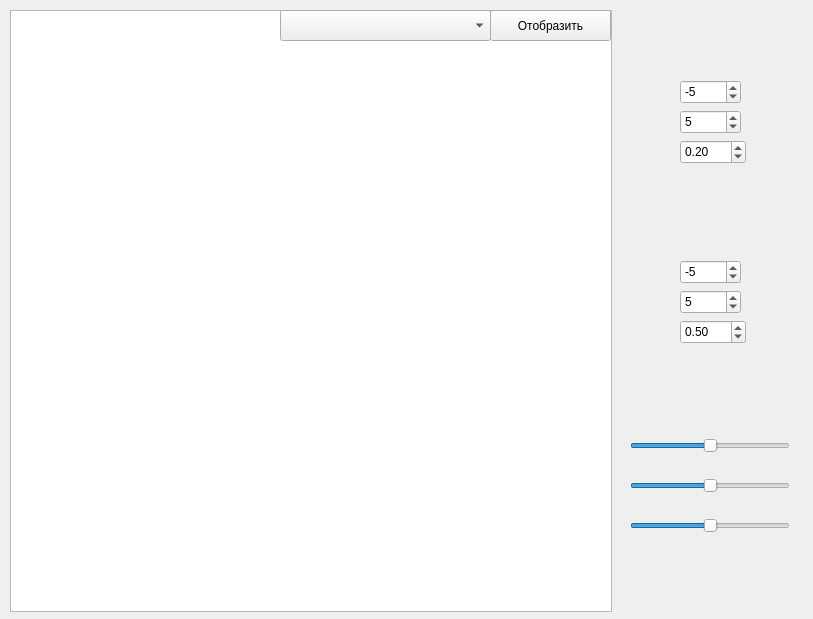
<?xml version="1.0" encoding="UTF-8"?>
<ui version="4.0">
 <class>MainWindow</class>
 <widget class="QMainWindow" name="MainWindow">
  <property name="geometry">
   <rect>
    <x>0</x>
    <y>0</y>
    <width>813</width>
    <height>619</height>
   </rect>
  </property>
  <property name="windowTitle">
   <string>Отсечение отрезков выпуклым отсекателем</string>
  </property>
  <widget class="QWidget" name="centralwidget">
   <widget class="QGraphicsView" name="view">
    <property name="geometry">
     <rect>
      <x>10</x>
      <y>10</y>
      <width>602</width>
      <height>602</height>
     </rect>
    </property>
   </widget>
   <widget class="QPushButton" name="draw">
    <property name="geometry">
     <rect>
      <x>490</x>
      <y>10</y>
      <width>121</width>
      <height>31</height>
     </rect>
    </property>
    <property name="text">
     <string>Отобразить</string>
    </property>
   </widget>
   <widget class="QComboBox" name="funcs">
    <property name="geometry">
     <rect>
      <x>280</x>
      <y>10</y>
      <width>211</width>
      <height>31</height>
     </rect>
    </property>
   </widget>
   <widget class="QSlider" name="x_angle">
    <property name="geometry">
     <rect>
      <x>630</x>
      <y>430</y>
      <width>160</width>
      <height>31</height>
     </rect>
    </property>
    <property name="minimum">
     <number>-180</number>
    </property>
    <property name="maximum">
     <number>180</number>
    </property>
    <property name="value">
     <number>0</number>
    </property>
    <property name="orientation">
     <enum>Qt::Horizontal</enum>
    </property>
   </widget>
   <widget class="QSlider" name="y_angle">
    <property name="geometry">
     <rect>
      <x>630</x>
      <y>470</y>
      <width>160</width>
      <height>31</height>
     </rect>
    </property>
    <property name="minimum">
     <number>-180</number>
    </property>
    <property name="maximum">
     <number>180</number>
    </property>
    <property name="value">
     <number>0</number>
    </property>
    <property name="orientation">
     <enum>Qt::Horizontal</enum>
    </property>
   </widget>
   <widget class="QSlider" name="z_angle">
    <property name="geometry">
     <rect>
      <x>630</x>
      <y>510</y>
      <width>160</width>
      <height>31</height>
     </rect>
    </property>
    <property name="minimum">
     <number>-180</number>
    </property>
    <property name="maximum">
     <number>180</number>
    </property>
    <property name="value">
     <number>0</number>
    </property>
    <property name="orientation">
     <enum>Qt::Horizontal</enum>
    </property>
   </widget>
   <widget class="QDoubleSpinBox" name="step_x">
    <property name="geometry">
     <rect>
      <x>680</x>
      <y>140</y>
      <width>66</width>
      <height>24</height>
     </rect>
    </property>
    <property name="singleStep">
     <double>0.010000000000000</double>
    </property>
    <property name="value">
     <double>0.200000000000000</double>
    </property>
   </widget>
   <widget class="QDoubleSpinBox" name="step_z">
    <property name="geometry">
     <rect>
      <x>680</x>
      <y>320</y>
      <width>66</width>
      <height>24</height>
     </rect>
    </property>
    <property name="singleStep">
     <double>0.010000000000000</double>
    </property>
    <property name="value">
     <double>0.500000000000000</double>
    </property>
   </widget>
   <widget class="QSpinBox" name="min_x">
    <property name="geometry">
     <rect>
      <x>680</x>
      <y>80</y>
      <width>61</width>
      <height>24</height>
     </rect>
    </property>
    <property name="minimum">
     <number>-50</number>
    </property>
    <property name="maximum">
     <number>50</number>
    </property>
    <property name="value">
     <number>-5</number>
    </property>
   </widget>
   <widget class="QSpinBox" name="max_x">
    <property name="geometry">
     <rect>
      <x>680</x>
      <y>110</y>
      <width>61</width>
      <height>24</height>
     </rect>
    </property>
    <property name="minimum">
     <number>-50</number>
    </property>
    <property name="maximum">
     <number>50</number>
    </property>
    <property name="value">
     <number>5</number>
    </property>
   </widget>
   <widget class="QSpinBox" name="min_z">
    <property name="geometry">
     <rect>
      <x>680</x>
      <y>260</y>
      <width>61</width>
      <height>24</height>
     </rect>
    </property>
    <property name="minimum">
     <number>-50</number>
    </property>
    <property name="maximum">
     <number>50</number>
    </property>
    <property name="value">
     <number>-5</number>
    </property>
   </widget>
   <widget class="QSpinBox" name="max_z">
    <property name="geometry">
     <rect>
      <x>680</x>
      <y>290</y>
      <width>61</width>
      <height>24</height>
     </rect>
    </property>
    <property name="minimum">
     <number>-50</number>
    </property>
    <property name="maximum">
     <number>50</number>
    </property>
    <property name="value">
     <number>5</number>
    </property>
   </widget>
  </widget>
 </widget>
 <resources/>
 <connections/>
</ui>
